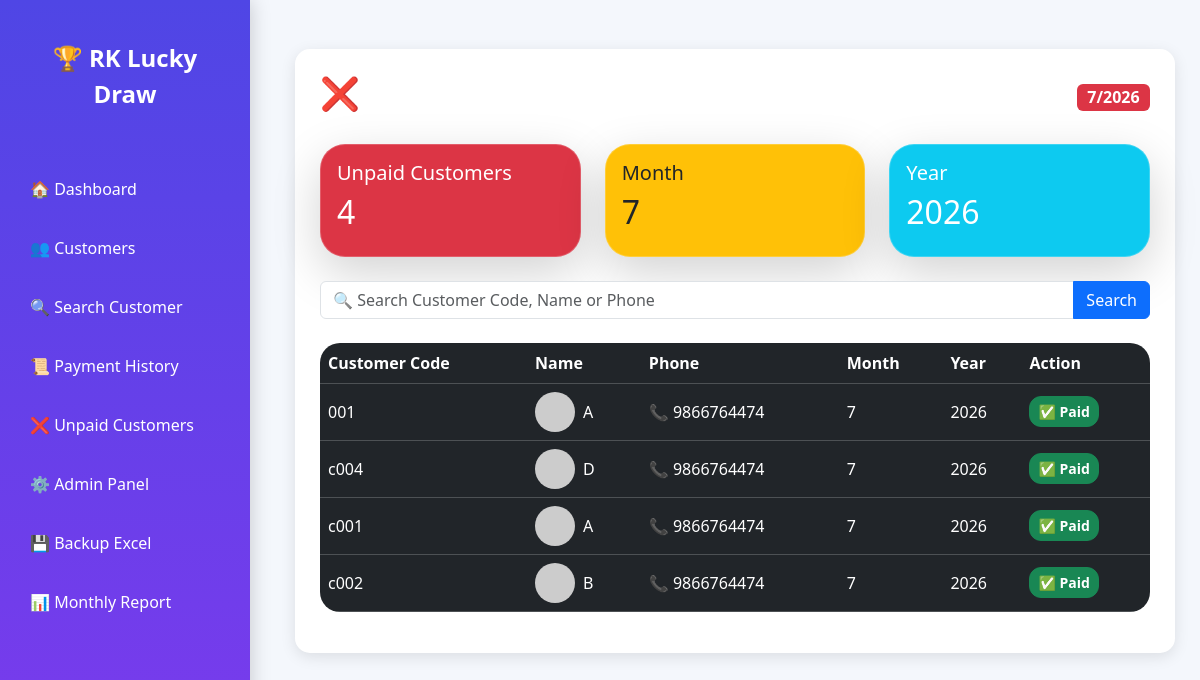
The app's page /unpaid/, older data.
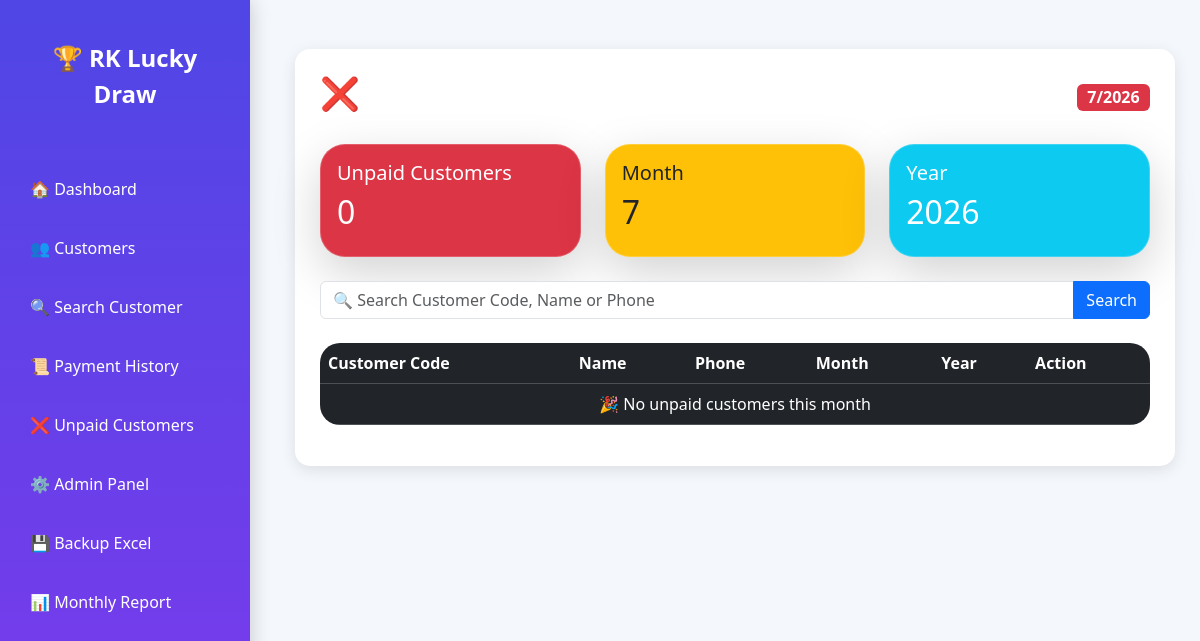
The same page, newer data.
### payments/models.py (models this page shows, shortened)
class Payment(models.Model):
    customer = models.ForeignKey(Customer,on_delete=models.CASCADE)
    month = models.IntegerField()
    year = models.IntegerField()
    amount = models.DecimalField(
        max_digits=10,
        decimal_places=2,
        default=3000
    )
    status = models.CharField(
        max_length=10,
        choices=[
            ('Paid','Paid'),
            ('Not Paid','Not Paid')
        ],
        default='Not Paid'
    )
    paid_date = models.DateField(
        null=True,
        blank=True
    )
    paid_time = models.DateTimeField(
        null=True,
        blank=True
    )
    class Meta:
        unique_together = ('customer', 'month', 'year')

class Customer(models.Model):
    customer_code = models.CharField(max_length=20, unique=True)
    name = models.CharField(max_length=100)
    phone = models.CharField(max_length=15)

### payments/views.py (the view, shortened to what this page needs)
# urls.py: path('unpaid/', views.unpaid_customers, name='unpaid'),
def unpaid_customers(request):
    today = date.today()
    current_month = today.month
    current_year = today.year
    query = request.GET.get('q')
    payments = Payment.objects.filter(
        status='Not Paid',
        month=current_month,
        year=current_year
    )
    return render(
        request,
        'unpaid_customers.html',
        {
            'payments': payments,
            'current_month': current_month,
            'current_year': current_year
        }
    )

### payments/templates/unpaid_customers.html
{% extends 'base.html' %}
{% block content %}
<div class="page-card">
    <div class="d-flex justify-content-between align-items-center mb-4">
        <h2>❌ Unpaid Customers Report</h2>
        <span class="badge bg-danger fs-6">
            {{ current_month }}/{{ current_year }}
        </span>
    </div>
    <div class="row mb-4">
    <div class="col-md-4">
        <div class="card bg-danger text-white shadow-lg">
            <div class="card-body">
                <h5>Unpaid Customers</h5>
                <h2>{{ payments|length }}</h2>
            </div>
        </div>
    </div>
    <div class="col-md-4">
        <div class="card bg-warning text-dark shadow-lg">
            <div class="card-body">
                <h5>Month</h5>
                <h2>{{ current_month }}</h2>
            </div>
        </div>
    </div>
    <div class="col-md-4">
        <div class="card bg-info text-white shadow-lg">
            <div class="card-body">
                <h5>Year</h5>
                <h2>{{ current_year }}</h2>
            </div>
        </div>
    </div>
</div>
<div class="mb-4">
    <form method="GET">
        <div class="input-group">
            <input
                type="text"
                name="q"
                class="form-control"
                placeholder="🔍 Search Customer Code, Name or Phone">
            <button
                type="submit"
                class="btn btn-primary">
                Search
            </button>
        </div>
    </form>
</div>
    <table class="table table-dark table-hover align-middle">
        <thead>
            <tr>
                <th>Customer Code</th>
                <th>Name</th>
                <th>Phone</th>
                <th>Month</th>
                <th>Year</th>
                <th>Action</th>
            </tr>
        </thead>
        <tbody>
        {% for payment in payments %}
            <tr>
                <td>{{ payment.customer.customer_code }}</td>
               <td>
    <div class="d-flex align-items-center">
        <img src="https://ui-avatars.com/api/?name={{ payment.customer.name }}"
             width="40" height="40"
             class="rounded-circle me-2">
        {{ payment.customer.name }}
    </div>
</td>
                <td>
    📞 {{ payment.customer.phone }}
</td>
                <td>{{ payment.month }}</td>
                <td>{{ payment.year }}</td>
                <td>
    <a href="{% url 'mark_paid' payment.id %}"
       class="btn btn-success btn-sm">
       ✅ Paid
    </a>
</td>
            </tr>
        {% empty %}
            <tr>
                <td colspan="6" class="text-center">
                    🎉 No unpaid customers this month
                </td>
            </tr>
        {% endfor %}
        </tbody>
    </table>
</div>
{% endblock %}

Row changes from the older to the newer data that the page shows:
no longer on this page (row edited): Payment: customer.customer_code "001", customer.name "A", customer.phone "9866764474", month "7", year "2026"
no longer on this page (row edited): Payment: customer.customer_code "c004", customer.name "D", customer.phone "9866764474", month "7", year "2026"
no longer on this page (row edited): Payment: customer.customer_code "c001", customer.name "A", customer.phone "9866764474", month "7", year "2026"
no longer on this page (row edited): Payment: customer.customer_code "c002", customer.name "B", customer.phone "9866764474", month "7", year "2026"
Text that changed along with them:
{{ payments|length }}: "4" → "0"
text now shown: "🎉 No unpaid customers this month"
